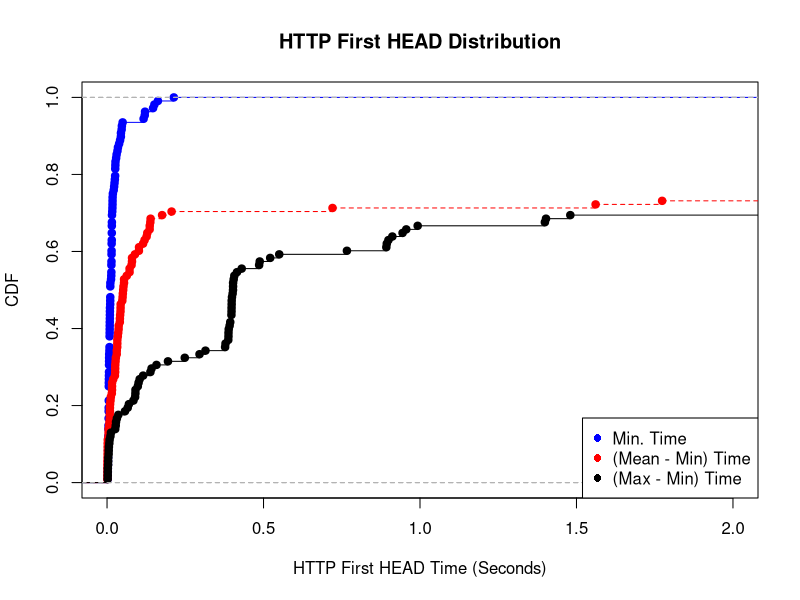

Here is the R script that generated this plot:
min_ <- c(0.0064, 0.0059, 0.0047, 0.0270, 0.0147, 0.0291, 0.0172, 0.0067, 0.0079, 0.0087, 0.0145, 0.0091, 0.0106, 0.0055, 0.0056, 0.0167, 0.0033, 0.0036, 0.1471, 0.0032, 0.0262, 0.0262, 0.0030, 0.0158, 0.0153, 0.0152, 0.0147, 0.0158, 0.0103, 0.0239, 0.0086, 0.0144, 0.0139, 0.0056, 0.0104, 0.0104, 0.0444, 0.0142, 0.1513, 0.0085, 0.0050, 0.0175, 0.0084, 0.0082, 0.0033, 0.0040, 0.0037, 0.0050, 0.0266, 0.0349, 0.0025, 0.0052, 0.0250, 0.0176, 0.0178, 0.0186, 0.0092, 0.0020, 0.0026, 0.0053, 0.0152, 0.0151, 0.0063, 0.0044, 0.0066, 0.0029, 0.0102, 0.0056, 0.0227, 0.0057, 0.0135, 0.0052, 0.0044, 0.0038, 0.0022, 0.0055, 0.0474, 0.0442, 0.0094, 0.0076, 0.0056, 0.0128, 0.0138, 0.0213, 0.0333, 0.0082, 0.0069, 0.0090, 0.0101, 0.0104, 0.1205, 0.1214, 0.0061, 0.0082, 0.0139, 0.0144, 0.0386, 0.0155, 0.2134, 0.1625, 0.0306, 0.0499, 0.1168, 0.0467, 0.0417, 0.0064, 0.0153, 0.0259)

mean_min <- c(26.51193768, 3.60708396, 0.00470769, 0.04355833, 0.13919259, 0.07974167, 0.05255000, 0.00173077, 8.03268601, 0.00188750, 0.00123333, 0.00778621, 0.03108462, 0.00874828, 14.50068071, 0.00128462, 0.17592143, 4.36769672, 0.11996364, 0.13613214, 0.03441818, 0.00126875, 31.25523988, 8.26484260, 0.03696154, 0.01526250, 0.00106364, 0.04107692, 0.07983333, 0.00101250, 0.00484375, 0.00921875, 6.87239048, 6.26213313, 6.48767745, 0.00236364, 0.05433750, 0.03280625, 0.10180625, 0.02626250, 0.01106364, 0.04187931, 0.02816000, 3.53349938, 0.08917500, 0.13639231, 0.02515556, 0.01977037, 19.07631162, 32.84337147, 21.48775851, 0.04327500, 0.02722500, 0.04875000, 0.07194747, 0.20625833, 43.33824540, 0.04975455, 0.07200357, 0.00661538, 3.87130311, 0.03096923, 0.00203077, 0.00198750, 6.44520656, 38.94493821, 8.61789459, 31.71443746, 0.72050667, 0.04084074, 0.01594615, 0.00984375, 4.52565587, 44.88238876, 0.00495172, 1.77365435, 0.01589375, 0.07828125, 0.05441891, 0.00865385, 8.79088597, 0.00168182, 0.02608750, 32.59050231, 0.01609375, 0.00123846, 22.81807768, 0.12643125, 0.12865936, 0.10224000, 0.05049231, 0.04303636, 0.03571154, 0.03257931, 10.38824569, 0.03290625, 0.01211818, 0.03725455, 0.13828462, 1.56108953, 0.00919630, 0.05165625, 0.11510000, 0.06306296, 0.02598125, 15.14791566, 5.26703383, 30.64347433)

max_min <- c(174.4476, 70.7609, 0.0108, 0.4025, 0.8939, 0.3982, 0.3881, 0.0051, 29.0061, 0.0082, 0.0025, 0.0278, 0.3917, 0.0360, 145.6653, 0.0024, 2.2487, 23.9809, 0.4879, 0.5213, 0.1580, 0.0059, 143.1751, 74.6178, 0.3979, 0.1008, 0.0023, 0.3888, 0.9116, 0.0038, 0.0315, 0.0261, 25.4277, 50.6922, 40.8575, 0.0054, 0.3974, 0.3880, 0.7665, 0.3937, 0.0909, 0.4047, 0.3978, 16.5816, 0.8991, 0.9926, 0.0661, 0.3992, 133.7342, 159.4117, 95.0577, 0.1385, 0.3974, 0.0699, 0.9443, 1.3990, 212.7843, 0.1947, 0.2484, 0.0287, 22.3671, 0.3874, 0.0073, 0.0040, 37.3452, 192.0353, 45.6690, 173.0431, 3.6342, 0.4303, 0.0906, 0.1153, 54.9418, 211.4443, 0.1043, 36.2627, 0.0983, 0.4028, 0.9561, 0.0843, 55.0773, 0.0035, 0.1423, 171.5974, 0.0897, 0.0020, 152.5980, 1.4026, 1.4803, 0.8924, 0.3145, 0.2955, 0.4067, 0.4860, 44.3085, 0.4027, 0.0573, 0.4013, 0.5502, 21.7645, 0.0124, 0.3786, 0.4152, 0.3983, 0.3773, 165.0878, 15.8629, 237.5360)

min_val = ecdf(min_)
mean_min_val = ecdf(mean_min)
max_min_val = ecdf(max_min)

plot(min_val, lty=1, col="blue", xlab="HTTP First HEAD Time (Seconds)", ylab="CDF", main="HTTP First HEAD Distribution", xlim=c(0, 2))
lines(mean_min_val, lty=2, col="red")
lines(max_min_val)

legend("bottomright",  pch =16, legend=c("Min. Time", "(Mean - Min) Time", "(Max - Min) Time"), col=c("blue", "red", "black"))
